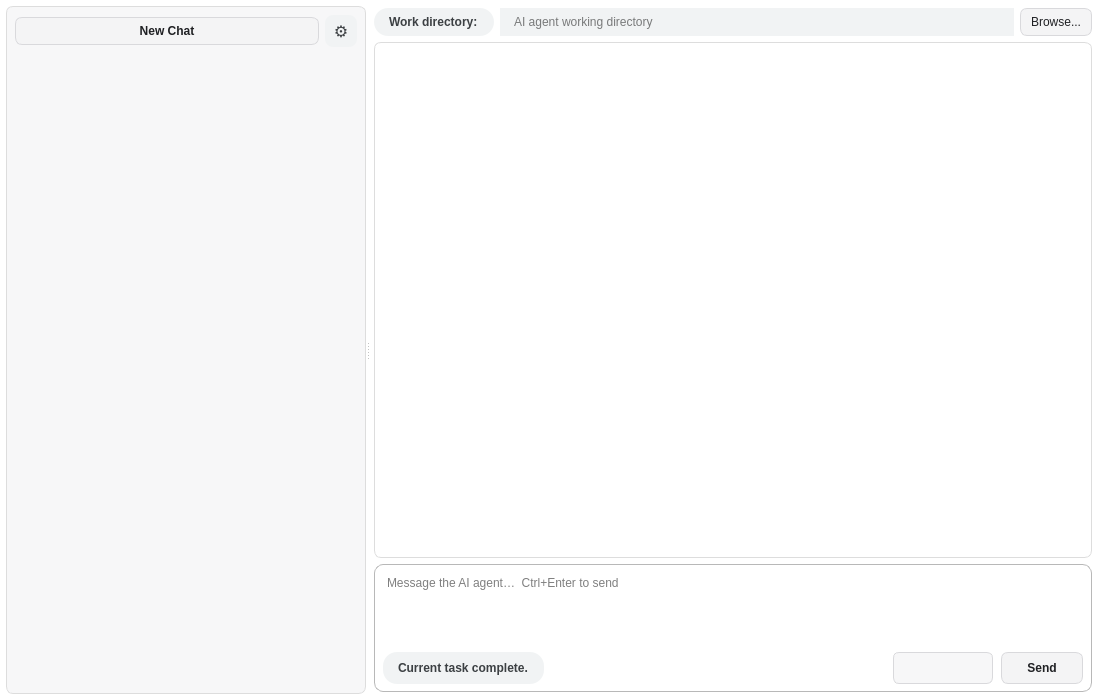
<?xml version="1.0" encoding="UTF-8"?>
<ui version="4.0">
 <class>AIAgent</class>
 <widget class="QMainWindow" name="AIAgent">
  <property name="geometry">
   <rect>
    <x>0</x>
    <y>0</y>
    <width>1100</width>
    <height>700</height>
   </rect>
  </property>
  <property name="windowTitle">
   <string>AI Agents</string>
  </property>
  <property name="windowIcon">
   <iconset resource="icons.qrc">
    <normaloff>:/icons/icons/conn.xpm</normaloff>:/icons/icons/conn.xpm</iconset>
  </property>
  <widget class="QWidget" name="tab_8">
   <property name="styleSheet">
    <string notr="true">QWidget#tab_8 {
    background-color: #ffffff;
}
QWidget#tab_8 QPushButton,
QWidget#tab_8 QToolButton {
    color: #202124;
    background-color: #f4f4f5;
    border: 1px solid #d9d9dc;
    border-radius: 7px;
    padding: 6px 10px;
}
QWidget#tab_8 QPushButton:hover,
QWidget#tab_8 QToolButton:hover {
    background-color: #e9e9eb;
    border-color: #c8c8cc;
}
QWidget#tab_8 QPushButton:pressed,
QWidget#tab_8 QToolButton:pressed {
    background-color: #dddddf;
}
QListWidget#ai_project_list QPushButton {
    color: #202124;
    background: transparent;
    border: 0;
    padding: 6px 2px;
    text-align: left;
}
QListWidget#ai_project_list QPushButton:hover {
    color: #202124;
    background-color: #e9e9eb;
}
QListWidget#ai_project_list QPushButton:pressed {
    color: #202124;
    background-color: #dddddf;
}
QToolButton#ai_project_menu_button {
    background: transparent;
    border: 0;
    padding: 0;
    font-weight: bold;
}
QToolButton#ai_project_menu_button:hover {
    background: #e2e2e4;
    border-radius: 4px;
}
QToolButton#ai_project_menu_button::menu-indicator {
    image: none;
}
QLabel#ai_status,
QLabel#ai_work_dir_label,
QPushButton#ai_send_message,
QPushButton#ai_new_chat {
    color: #3c4043;
    font-weight: 600;
    background-color: #f1f3f4;
    border: none;
    border-radius: 14px;
    padding: 4px 12px;
}
QPushButton#ai_send_message:hover,
QPushButton#ai_new_chat:hover {
    background-color: #e8eaed;
}
QPushButton#ai_send_message:pressed,
QPushButton#ai_new_chat:pressed {
    background-color: #dadce0;
}
QWidget#tab_8 QPushButton#ai_quick_settings {
    color: #3c4043;
    font-size: 16px;
    background-color: #f1f3f4;
    border: none;
    border-radius: 8px;
    padding: 0px;
}
QWidget#tab_8 QPushButton#ai_quick_settings:hover {
    background-color: #e8eaed;
}
QWidget#tab_8 QPushButton#ai_quick_settings:pressed {
    background-color: #dadce0;
}
QWidget#tab_8 QComboBox {
    color: #202124;
    background-color: #f7f7f8;
    border: 1px solid #d9d9dc;
    border-radius: 6px;
    padding: 4px 24px 4px 8px;
    min-height: 22px;
}
QWidget#tab_8 QComboBox:hover {
    background-color: #eeeeef;
    border-color: #c8c8cc;
}
QWidget#tab_8 QComboBox:focus {
    border-color: #8a8a8f;
}
QWidget#tab_8 QComboBox::drop-down {
    border: 0;
    width: 22px;
}
QWidget#tab_8 QComboBox QAbstractItemView {
    background-color: #ffffff;
    border: 0;
    outline: 0;
    padding: 2px;
    selection-background-color: #e5e5e7;
    selection-color: #202124;
}
QWidget#tab_8 QComboBox QAbstractItemView::item {
    border: 0;
    min-height: 24px;
    padding: 3px 8px;
}
QWidget#tab_8 QComboBox QScrollBar:vertical {
    background: transparent;
    border: 0;
    width: 8px;
    margin: 0;
}
QWidget#tab_8 QComboBox QScrollBar::handle:vertical {
    background: #c7c7ca;
    border: 0;
    border-radius: 4px;
    min-height: 24px;
}
QWidget#tab_8 QComboBox QScrollBar::add-line:vertical,
QWidget#tab_8 QComboBox QScrollBar::sub-line:vertical {
    height: 0;
}
QWidget#tab_8 QComboBox QScrollBar::add-page:vertical,
QWidget#tab_8 QComboBox QScrollBar::sub-page:vertical {
    background: transparent;
}
QTextBrowser#ai_chat_history QScrollBar:vertical {
    background: transparent;
    width: 8px;
    margin: 0;
}
QTextBrowser#ai_chat_history QScrollBar::handle:vertical {
    background: #c7c7ca;
    border: 0;
    border-radius: 4px;
    min-height: 24px;
}
QTextBrowser#ai_chat_history QScrollBar::handle:vertical:hover {
    background: #a9a9ad;
}
QTextBrowser#ai_chat_history QScrollBar::add-line:vertical,
QTextBrowser#ai_chat_history QScrollBar::sub-line:vertical {
    height: 0;
}
QTextBrowser#ai_chat_history QScrollBar::add-page:vertical,
QTextBrowser#ai_chat_history QScrollBar::sub-page:vertical {
    background: transparent;
}</string>
   </property>
   <layout class="QVBoxLayout" name="ai_agent_layout">
    <property name="spacing">
     <number>6</number>
    </property>
    <property name="leftMargin">
     <number>6</number>
    </property>
    <property name="topMargin">
     <number>6</number>
    </property>
    <property name="rightMargin">
     <number>6</number>
    </property>
    <property name="bottomMargin">
     <number>6</number>
    </property>
    <item>
     <widget class="QSplitter" name="ai_main_splitter">
      <property name="orientation">
       <enum>Qt::Horizontal</enum>
      </property>
      <property name="childrenCollapsible">
       <bool>false</bool>
      </property>
      <widget class="QFrame" name="ai_project_sidebar">
       <property name="minimumSize">
        <size>
         <width>360</width>
         <height>0</height>
        </size>
       </property>
       <property name="maximumSize">
        <size>
         <width>520</width>
         <height>16777215</height>
        </size>
       </property>
       <property name="styleSheet">
        <string notr="true">QFrame#ai_project_sidebar { border: 1px solid #dddddd; border-radius: 7px; background-color: #f7f7f8; }</string>
       </property>
       <layout class="QVBoxLayout" name="ai_project_layout">
        <property name="spacing">
         <number>6</number>
        </property>
        <property name="leftMargin">
         <number>8</number>
        </property>
        <property name="topMargin">
         <number>8</number>
        </property>
        <property name="rightMargin">
         <number>8</number>
        </property>
        <property name="bottomMargin">
         <number>8</number>
        </property>
        <item>
         <layout class="QHBoxLayout" name="ai_new_chat_layout">
          <item>
           <widget class="QPushButton" name="ai_new_chat">
            <property name="text">
             <string>New Chat</string>
            </property>
           </widget>
          </item>
          <item>
           <widget class="QPushButton" name="ai_quick_settings">
            <property name="minimumSize">
             <size>
              <width>32</width>
              <height>32</height>
             </size>
            </property>
            <property name="maximumSize">
             <size>
              <width>32</width>
              <height>32</height>
             </size>
            </property>
            <property name="toolTip">
             <string>AI Settings</string>
            </property>
            <property name="text">
             <string>⚙</string>
            </property>
           </widget>
          </item>
         </layout>
        </item>
        <item>
         <widget class="QListWidget" name="ai_project_list">
          <property name="styleSheet">
           <string notr="true">QListWidget { border: 0px; background-color: transparent; padding: 2px; } QListWidget::item { padding: 0px; border-radius: 5px; } QListWidget::item:selected { background-color: #e5e5e7; color: black; }</string>
          </property>
          <property name="verticalScrollBarPolicy">
           <enum>Qt::ScrollBarAlwaysOff</enum>
          </property>
          <property name="horizontalScrollBarPolicy">
           <enum>Qt::ScrollBarAlwaysOff</enum>
          </property>
          <property name="editTriggers">
           <set>QAbstractItemView::NoEditTriggers</set>
          </property>
          <property name="selectionMode">
           <enum>QAbstractItemView::SingleSelection</enum>
          </property>
         </widget>
        </item>
       </layout>
      </widget>
      <widget class="QWidget" name="ai_conversation_panel" native="true">
       <property name="sizePolicy">
        <sizepolicy hsizetype="Expanding" vsizetype="Expanding">
         <horstretch>3</horstretch>
         <verstretch>1</verstretch>
        </sizepolicy>
       </property>
       <layout class="QVBoxLayout" name="ai_conversation_layout">
        <property name="spacing">
         <number>6</number>
        </property>
        <property name="leftMargin">
         <number>4</number>
        </property>
        <property name="topMargin">
         <number>2</number>
        </property>
        <property name="rightMargin">
         <number>2</number>
        </property>
        <property name="bottomMargin">
         <number>2</number>
        </property>
        <item>
         <layout class="QHBoxLayout" name="ai_work_dir_layout">
          <property name="spacing">
           <number>6</number>
          </property>
          <item>
           <widget class="QLabel" name="ai_work_dir_label">
            <property name="text">
             <string>Work directory:</string>
            </property>
           </widget>
          </item>
          <item>
           <widget class="QFrame" name="ai_work_dir_frame">
            <property name="styleSheet">
             <string notr="true">QFrame#ai_work_dir_frame { border: none; border-radius: 16px; background-color: #f1f3f4; }</string>
            </property>
            <layout class="QHBoxLayout" name="ai_work_dir_frame_layout">
             <property name="leftMargin">
              <number>12</number>
             </property>
             <property name="topMargin">
              <number>0</number>
             </property>
             <property name="rightMargin">
              <number>12</number>
             </property>
             <property name="bottomMargin">
              <number>0</number>
             </property>
             <item>
              <widget class="QLineEdit" name="ai_work_dir">
               <property name="styleSheet">
                <string notr="true">QLineEdit#ai_work_dir { border: none; background: transparent; }</string>
               </property>
               <property name="frame">
                <bool>false</bool>
               </property>
               <property name="placeholderText">
                <string>AI agent working directory</string>
               </property>
              </widget>
             </item>
            </layout>
           </widget>
          </item>
          <item>
           <widget class="QPushButton" name="ai_browse_work_dir">
            <property name="text">
             <string>Browse...</string>
            </property>
           </widget>
          </item>
         </layout>
        </item>
        <item>
         <widget class="QTextBrowser" name="ai_chat_history">
          <property name="sizePolicy">
           <sizepolicy hsizetype="Expanding" vsizetype="Expanding">
            <horstretch>1</horstretch>
            <verstretch>1</verstretch>
           </sizepolicy>
          </property>
          <property name="styleSheet">
           <string notr="true">QTextBrowser { border: 1px solid #dddddd; border-radius: 7px; background-color: white; padding: 14px; }</string>
          </property>
          <property name="openExternalLinks">
           <bool>true</bool>
          </property>
         </widget>
        </item>
        <item>
         <widget class="QFrame" name="ai_chat_composer">
          <property name="styleSheet">
           <string notr="true">QFrame#ai_chat_composer { border: 1px solid #b8b8b8; border-radius: 9px; background-color: white; }</string>
          </property>
          <layout class="QGridLayout" name="ai_chat_composer_layout">
           <property name="leftMargin">
            <number>8</number>
           </property>
           <property name="topMargin">
            <number>7</number>
           </property>
           <property name="rightMargin">
            <number>8</number>
           </property>
           <property name="bottomMargin">
            <number>7</number>
           </property>
           <property name="spacing">
            <number>8</number>
           </property>
           <item row="1" column="0">
            <widget class="QLabel" name="ai_status">
             <property name="sizePolicy">
              <sizepolicy hsizetype="Preferred" vsizetype="Fixed">
               <horstretch>0</horstretch>
               <verstretch>0</verstretch>
              </sizepolicy>
             </property>
             <property name="minimumSize">
              <size>
               <width>0</width>
               <height>32</height>
              </size>
             </property>
             <property name="maximumSize">
              <size>
               <width>460</width>
               <height>32</height>
              </size>
             </property>
             <property name="text">
              <string>Current task complete.</string>
             </property>
             <property name="textInteractionFlags">
              <set>Qt::TextSelectableByMouse</set>
             </property>
            </widget>
           </item>
           <item row="1" column="5">
            <widget class="QComboBox" name="ai_model">
             <property name="sizePolicy">
              <sizepolicy hsizetype="Preferred" vsizetype="Fixed">
               <horstretch>0</horstretch>
               <verstretch>0</verstretch>
              </sizepolicy>
             </property>
             <property name="minimumSize">
              <size>
               <width>0</width>
               <height>32</height>
              </size>
             </property>
             <property name="toolTip">
              <string>Model of this chat</string>
             </property>
            </widget>
           </item>
           <item row="0" column="0" colspan="7">
            <widget class="QPlainTextEdit" name="ai_chat_input">
             <property name="minimumSize">
              <size>
               <width>0</width>
               <height>44</height>
              </size>
             </property>
             <property name="maximumSize">
              <size>
               <width>16777215</width>
               <height>72</height>
              </size>
             </property>
             <property name="frameShape">
              <enum>QFrame::NoFrame</enum>
             </property>
             <property name="placeholderText">
              <string>Message the AI agent…  Ctrl+Enter to send</string>
             </property>
            </widget>
           </item>
           <item row="1" column="6">
            <widget class="QPushButton" name="ai_send_message">
             <property name="sizePolicy">
              <sizepolicy hsizetype="Minimum" vsizetype="Fixed">
               <horstretch>0</horstretch>
               <verstretch>0</verstretch>
              </sizepolicy>
             </property>
             <property name="minimumSize">
              <size>
               <width>82</width>
               <height>30</height>
              </size>
             </property>
             <property name="maximumSize">
              <size>
               <width>92</width>
               <height>34</height>
              </size>
             </property>
             <property name="font">
              <font>
               <bold>true</bold>
              </font>
             </property>
             <property name="text">
              <string>Send</string>
             </property>
             <property name="default">
              <bool>true</bool>
             </property>
            </widget>
           </item>
           <item row="1" column="3">
            <spacer name="ai_status_spacer">
             <property name="orientation">
              <enum>Qt::Horizontal</enum>
             </property>
             <property name="sizeHint" stdset="0">
              <size>
               <width>40</width>
               <height>20</height>
              </size>
             </property>
            </spacer>
           </item>
          </layout>
         </widget>
        </item>
       </layout>
      </widget>
     </widget>
    </item>
   </layout>
  </widget>
 </widget>
 <resources>
  <include location="icons.qrc"/>
 </resources>
 <connections/>
</ui>
